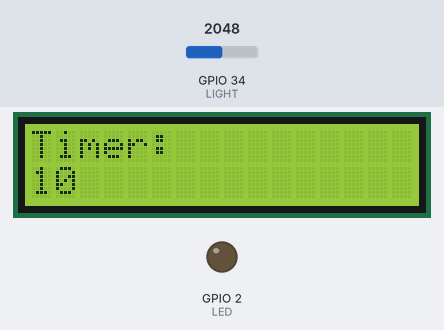
A sketch run on a simulated ESP32. On the bench: 16×2 character LCD, output pins drawn as LEDs (lit = HIGH). The inputs (shaded band) are chosen by the test bench; at power-on: GPIO 34 (LIGHT) = 2048.

Above: at 0.1 s.
At 6.2 s:
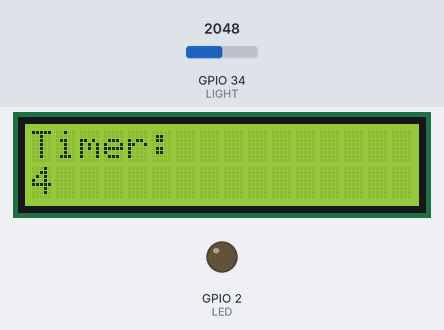
At 11.3 s:
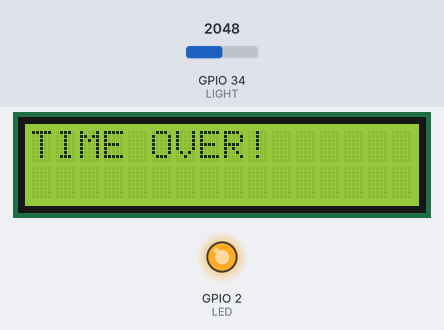
At 12.7 s:
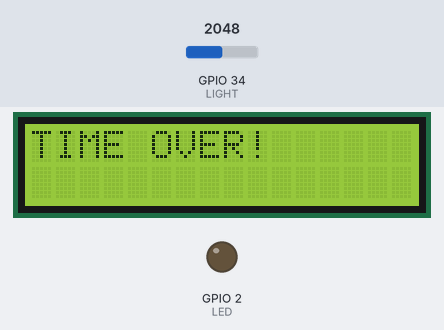
Timing chart, 0 to 14.2 s (numbered marks = the images above):
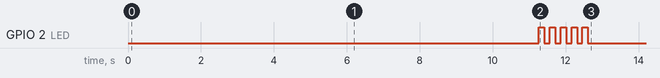

The sketch:

10_lcd_countdown.ino
```cpp
/*
  (옵션) LCD 카운트다운 타이머 — 본 과정 미사용! 수업용은 06_countdown_timer(7세그)·09_7segment_timer를 쓰세요.

  ⚠ 이 실드 + D1 R32 조합에서는 I2C 블록 경유 LCD가 동작하지 않을 수 있어요
    (실드가 우노 A4·A5 라인을 쓰면 D1 R32에선 입력 전용 핀 36·39가 되기 때문).
    쓰려면: LCD를 디지털 '6'·'7' 칸에 꽂고 (SDA→'6'칸, SCL→'7'칸)
    아래 Wire.begin(27, 14)이 그 배선 기준이에요. 주소 확인은 00_i2c_scanner로!

  연결: LCD 셀 → 디지털 '6'·'7' 칸 / 빛 셀 → Analog A2~A5 위치
  라이브러리: LiquidCrystal I2C
*/

#include <Wire.h>
#include <LiquidCrystal_I2C.h>

#define LED   2    // 내장 LED
#define LIGHT 34   // 빛센서 (A3 자리 예시 — 심화용, 없으면 관련 줄 삭제)
#define DARK  1000 // '가려짐' 기준값 — 시리얼로 관찰해서 교실에 맞게 조절

LiquidCrystal_I2C lcd(0x20, 16, 2);  // 고릴라셀 LCD 주소 = 0x20 (다른 제품이면 0x27·0x3F)

void setup() {
  pinMode(LED, OUTPUT);
  Wire.begin(27, 14);  // SDA='6'칸(27), SCL='7'칸(14) — I2C 블록(21·22)에 꽂았다면 21, 22로
  lcd.init();
  lcd.backlight();

  for (int i = 10; i >= 0; i--) {
    lcd.clear();
    lcd.setCursor(0, 0);
    lcd.print("Timer:");
    lcd.setCursor(0, 1);
    lcd.print(i);
    delay(1000);

    // 심화: 가려져 있는 동안은 기다리기(일시정지)
    while (analogRead(LIGHT) < DARK) {
      lcd.setCursor(8, 0);
      lcd.print("PAUSE");
      delay(200);
    }
    lcd.setCursor(8, 0);
    lcd.print("     ");  // PAUSE 글자 지우기
  }

  // 0이 된 순간!
  lcd.clear();
  lcd.setCursor(0, 0);
  lcd.print("TIME OVER!");
  for (int i = 0; i < 5; i++) {   // LED 빠르게 5번 점멸
    digitalWrite(LED, HIGH);
    delay(150);
    digitalWrite(LED, LOW);
    delay(150);
  }
}

void loop() { }
```

Measured:
- what the display in image 1 shows lasts 1.0 s, from 6.2 s to 7.2 s
